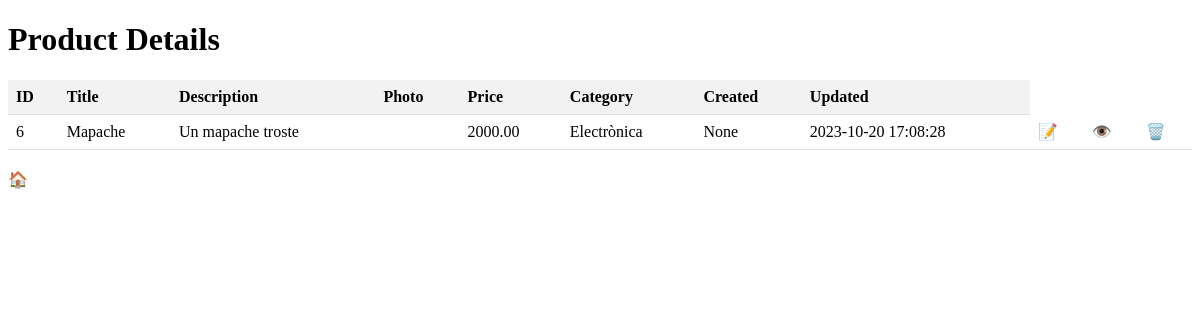
The app's page /products/read/6, older data.
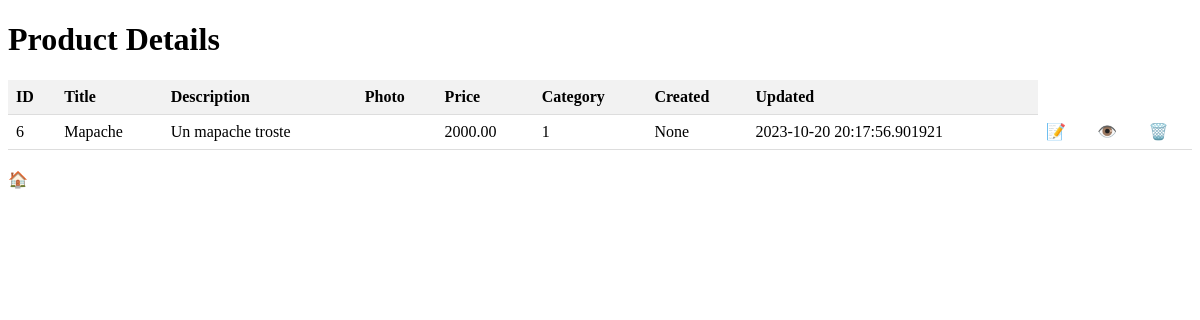
The same page, newer data.
### app.py (models this page shows)
class Producto(db.Model):
    __tablename__ = "products"
    id = db.Column(db.Integer, primary_key=True, autoincrement=True)
    title = db.Column(db.Text)
    description = db.Column(db.Text)
    photo = db.Column(db.Text)
    price = db.Column(db.DECIMAL(10, 2))
    category_id = db.Column(db.Integer, db.ForeignKey('categories.id'))
    seller_id = db.Column(db.Integer, db.ForeignKey('users.id'))
    created = db.Column(db.DateTime, server_default=db.func.current_timestamp(), nullable=False)
    updated = db.Column(db.DateTime, server_default=db.func.current_timestamp(), nullable=False)
    category = db.relationship('Categoria', backref=db.backref('products', lazy=True))

class Categoria(db.Model):
    __tablename__ = "categories"
    id = db.Column(db.Integer, primary_key=True, autoincrement=True)
    name = db.Column(db.Text, unique=True)
    slug = db.Column(db.Text, unique=True)

### app.py (the view)
@app.route('/products/read/<int:product_id>')
def view_product(product_id):
    products = db.session.query(Producto, Categoria.name).join(Categoria, Producto.category_id == Categoria.id).filter(Producto.id == product_id).add_columns(Producto.id, Producto.title, Producto.description, Producto.photo, Producto.price, Producto.created, Producto.updated).all()
    category_names = [product[1] for product in products]
    return render_template('products/read.html', data=products)

### templates/products/read.html (shortened to what this page needs)
<!DOCTYPE html>
<html>
<head>
    <link rel="stylesheet" href="{{url_for('static', filename='products.css')}}">
</head>
<body>
    <h1>Product Details</h1>
    <table>
        <thead>
            <tr>
                <th>ID</th>
                <th>Title</th>
                <th>Description</th>
                <th>Photo</th>
                <th>Price</th>
                <th>Category</th>
                <th>Created</th>
                <th>Updated</th>
            </tr>
        </thead>
        <tbody>
            {% for product in data %}
                <tr>
                    <td>{{ product.id }}</td>
                    <td>{{ product.title }}</td>
                    <td>{{ product.description }}</td>
                    <td><img src="{{ product.photo }}" alt=""></td>
                    <td>{{ product.price }}</td>
                    <td>{{ product[1] }}</td>
                    <td>{{ product.created }}</td>
                    <td>{{ product.updated }}</td>
                    <td><a href="/products/update/{{ product.id }}">📝</a></td>
                    <td><a href="/products/read/{{ product.id }}" class="view-button">👁️</a></td>
                    <td><a href="/products/delete/{{ product.id }}" class="delete-button">🗑️</a></td>
                </tr>
            {% endfor %}
        </tbody>
    </table>
    <a href="/products/list">🏠</a>
</body>
</html>

Row changes from the older to the newer data that the page shows:
changed Producto "Mapache": name "Electrònica" → "1"; updated "2023-10-20 17:08:28" → "2023-10-20 20:17:56.901921"
